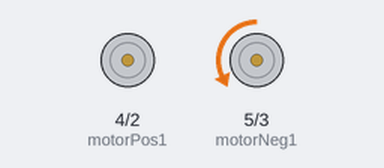
Simulated run of this sketch. Board: Arduino Uno, built with avr-gcc and run on an emulated ATmega328P. On the bench: motor-driver pin pairs drawn as motors (green arrow = first pin HIGH = forward, orange = second pin HIGH = backward, longer = more drive).

Above: at 1.0 s.
At 3.5 s:
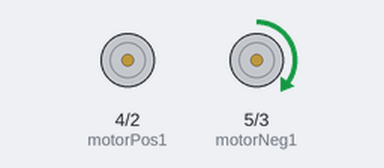
At 6.6 s:
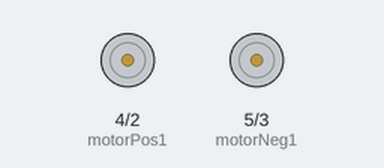
At 13.8 s:
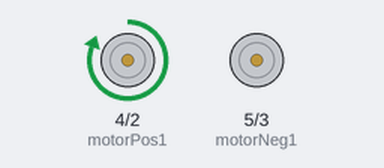
Timing chart, 0 to 19.2 s (numbered marks = the images above):
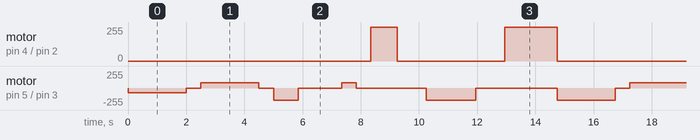

Measured:
- by itself, motor on pin 4 (motorPos1) / pin 2 (motorPos2): repeats every 14.8 s: stopped 3.7 s, forward 255/255 1.8 s, stopped 8.4 s, forward 255/255 0.90 s
- by itself, motor on pin 5 (motorNeg1) / pin 3 (motorNeg2): repeats every 14.8 s: stopped 0.50 s, forward 80/255 2.0 s, stopped 0.50 s, backward 180/255 0.85 s, stopped 1.5 s, forward 80/255 0.50 s, stopped 2.4 s, backward 180/255 1.7 s, stopped 2.8 s, backward 180/255 2.0 s

The sketch:

Motion_Control.ino
```cpp
// Logic to control the motion of the bot. Uses HBridge IC chip and two motors.

int pinPotent1 = A0;
int motorPos1 = 4;
int motorNeg1 = 5;
int motorPos2 = 2;
int motorNeg2 = 3;

bool turningClock1 = false;
bool turningCounter1 = false;
bool turningClock2 = false;
bool turningCounter2 = false;

int motorSpeed1;
int motorSpeed2;

void setup() {
    Serial.begin(9600);
    pinMode(motorPos1, OUTPUT);
    pinMode(motorNeg1, OUTPUT);
    pinMode(motorPos2, OUTPUT);
    pinMode(motorNeg2, OUTPUT);
}

void loop() {
    //motorSpeed1 = map(analogRead(pinPotent1), 0, 1023, 50, 255);
    //motorSpeed2 = map(analogRead(pinPotent1), 0, 1023, 50, 255);
    moveForward();
    delay(2000);
    completeStop();
    delay(500);
    moveBackward();
    delay(2000);
    completeStop();
    delay(500);
    turnLeft90();
    delay(1000);
    completeStop();
    delay(500);
    moveBackward();
    delay(500);
    completeStop();
    delay(500);
    turnRight90();
    completeStop();
    delay(1000);
    turnLeft180();
    completeStop();
    delay(500);
    moveBackward();
    completeStop();
    delay(500);
    turnRight180();
    /*turnLeft();
    delay(3000);
    turnRight();
    delay(3000);
    */
}

void stopMotor1() {
     turningClock1 = false;
     turningCounter1 = false;
     digitalWrite(motorPos1, LOW);
     digitalWrite(motorNeg1, LOW);
}

void stopMotor2() {
     turningClock2 = false;
     turningCounter2 = false;
     digitalWrite(motorPos2, LOW);
     digitalWrite(motorNeg2, LOW);
}

void turnMotorClock1() {
    turningClock1 = true;
    turningCounter1 = false;
    analogWrite(motorPos1, motorSpeed1);
    digitalWrite(motorNeg1, LOW);
}

void turnMotorClock2() {
    turningClock2 = true;
    turningCounter2 = false;
    analogWrite(motorPos2, motorSpeed2);
    digitalWrite(motorNeg2, LOW);
}

void turnMotorCounter1() {
    turningClock1 = false;
    turningCounter1 = true;
    digitalWrite(motorPos1, LOW);
    analogWrite(motorNeg1, motorSpeed1);
}

void turnMotorCounter2() {
    turningClock2= false;
    turningCounter2 = true;
    digitalWrite(motorPos2, LOW);
    analogWrite(motorNeg2, motorSpeed2);
}

void moveForward() {
    motorSpeed1 = 83;
    motorSpeed2 = 70;
    turnMotorClock1();
    turnMotorCounter2();
}

void moveBackward() {
    motorSpeed1 = 80;
    motorSpeed2 = 70;
    turnMotorClock2();
    turnMotorCounter1();
}

void turnLeft() {
    motorSpeed2 = 100;
    stopMotor1();
    turnMotorCounter2();
}

void turnRight() {
    motorSpeed1 = 100;
    stopMotor2();
    turnMotorClock1();
}

void turnLeft90() {
    motorSpeed2 = 180;
    stopMotor1();
    turnMotorCounter2();
    delay(850);
    stopMotor2();
}

void turnRight90() {
    motorSpeed1 = 180;
    stopMotor2();
    turnMotorClock1();
    delay(900);
    stopMotor1();
}

void turnLeft180() {
    motorSpeed2 = 180;
    stopMotor1();
    turnMotorCounter2();
    delay(1700);
    stopMotor2();
}

void turnRight180() {
    motorSpeed1 = 180;
    stopMotor2();
    turnMotorClock1();
    delay(1800);
    stopMotor1();
}

void completeStop() {
    stopMotor1();
    stopMotor2();
}
```
